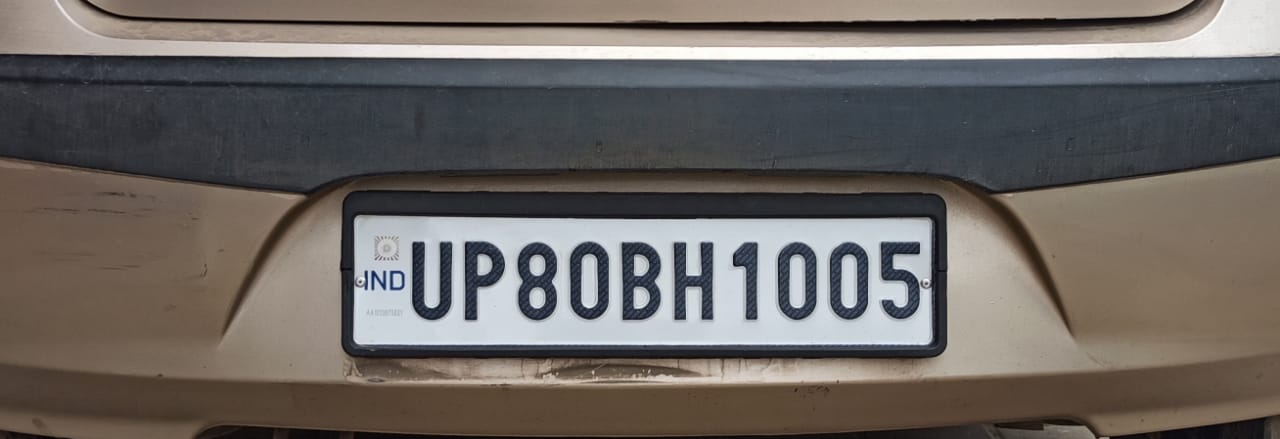
#> input picture Test Images/plate12.jpg, 1280 x 439 px, found by its file name
$ python sdfvbn.py
#> lines starting #> are read from the running program, lines starting #| are printed output that depends on the picture; after the words box and inside, x2 and y2 are one past the last pixel; in counts of white or black regions, pixels touching at a corner belong together
import cv2     #image processing external library
#pip install opencv
import imutils  #to resize image
#import install imutils
import pytesseract  #Google OCR library
# pip install pytessaecact


pytesseract.pytesseract.tesseract_cmd = r"C:\Program Files (x86)\Tesseract-OCR\tesseract.exe"
#accessing the tesserect.exe file for OCR by putting the address of file here

#now for accessing and reading image file
image = cv2.imread('plate12.jpg',cv2.IMREAD_UNCHANGED)
#> image is the input picture: shape (439, 1280, 3); mean B, G, R 98, 101.9, 107.5
# try code on -> plate1,plate6,plate10,plate12

#resize and standardise the image to 500px
image = imutils.resize(image, width= 500)
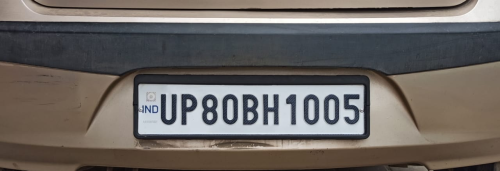
#> image: shape (171, 500, 3); mean B, G, R 98, 101.9, 107.5

#Display original image when it starts finding
cv2.imshow("Original Image",image)  #here original image is name of window
cv2.waitKey(0)  #execution waits for response


#Converting image to grayscale
#it will reduce dimentions and complexity of image
#image processing algorithms like "canny" etc only work in grayscale

gray = cv2.cvtColor(image, cv2.COLOR_BGR2GRAY)
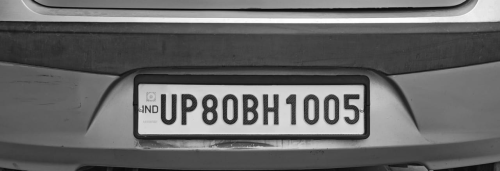
#> gray: shape (171, 500); min 7, max 254, mean 103.1
cv2.imshow("Grayscale image",gray)
cv2.waitKey(0)


#now reducing noise from image and making it smooth
gray = cv2.bilateralFilter(gray, 11, 17, 17)
cv2.imshow("Smoother image",gray)
cv2.waitKey(0)

#so now we will find the edges of objects in image
edged = cv2.Canny(gray, 170, 200)
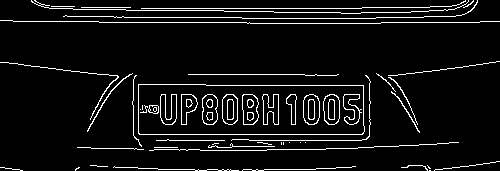
#> edged: shape (171, 500); 6.7% white in thin lines or dots
cv2.imshow("Cany edge", edged)
cv2.waitKey(0)

#now we will find contours based on the image
cnts , new = cv2.findContours(edged.copy() , cv2.RETR_LIST, cv2.CHAIN_APPROX_SIMPLE)
#> cnts = 83 contours, 40 with area under 20; largest, box (x1, y1, x2, y2) and area: (138, 84, 365, 135) 11098, (138, 84, 365, 135) 11094, (303, 94, 320, 125) 426, (242, 94, 259, 125) 422, (323, 94, 340, 125) 422; new = 83 rows, first 6: [1, -1, -1, -1], [2, 0, -1, -1], [3, 1, -1, -1], [4, 2, -1, -1], [5, 3, -1, -1], [6, 4, -1, -1]
#here cnts is contour which means that it is like the curve joining all the contior points
# new  is heirarchy relationship
#RETR_list : it retrives all the contours but doesn't create any parent child relationship
#CHAIN_APPROX_SIMPLE : IT REMOVES all the redundant points and complress the contour by saving memory


#we will create a copy of our original image to draw all the contours
image1 = image.copy()
cv2.drawContours(image1, cnts, -1, (0,255,0), 3)
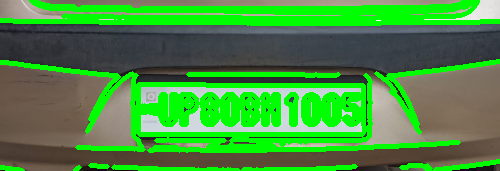
#> image1: shape (171, 500, 3); mean B, G, R 63.4, 143.2, 70.9
#these parameters are fixed ## to draw all the contours in an
cv2.imshow("Canny after contouring ",image1)
cv2.waitKey(0)

#but we dont want all the contours , we are intrested in only the number plate
#we will select those area which are maximum so we will select top 30 areas
#but it will give sorted is in order of min to maximum
#so for that we will reverse the order of Sorting


cnts = sorted(cnts, key = cv2.contourArea, reverse = True)[:30]
#> cnts = 30 contours; largest, box (x1, y1, x2, y2) and area: (138, 84, 365, 135) 11098, (138, 84, 365, 135) 11094, (303, 94, 320, 125) 426, (242, 94, 259, 125) 422, (323, 94, 340, 125) 422
NumberPlantCount= None

#because currently we dont dont have any contour
#or you can say it eill show how many number plates are there in the image

#to draw top 30 contours , we will make copy of original image and use
# use it because we dont want to edit anything in our original image
#

image2 =image.copy()
cv2.drawContours(image2, cnts, -1, (0,255,0),3)
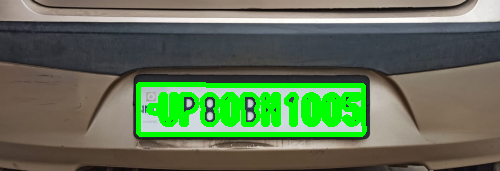
#> image2: shape (171, 500, 3); 9.35% of pixels changed, all inside (x1, y1, x2, y2) = (136, 82, 367, 137)
cv2.imshow("Filtering",image2)      # "filtering" -> "top 30 contours"
cv2.waitKey(0)


#now we will run a for loop to find the best possible contour of our expected number plate

count =0;
name = 1    #name of the image (cropped image)

for i in cnts:
    perimeter = cv2.arcLength(i, True)
    #perimeter is also called as arclength and we can find directly in python using arclength function

    approx =cv2.approxPolyDP(i, 0.02*perimeter, True)
    #approxPolyDP , we used it bcoz it approximates the curve of polygon with the precision
    if(len(approx) == 4):
        NumberPlantCount = approx
        #now we will crop that recatngle part of the number plate

        x, y, w, h = cv2.boundingRect(i)
        crp_img = gray[y:y+h , x:x+w]

            #lets supose this is our figure with 4 corners

                ###########################
                #                         #
        #(y+h)  #                         #
                #                         #
                ###########################
        #(x+w)      -----(x+w)------->

            #it will crop this much part

        cv2.imwrite(str(name)+ '.png',crp_img)
        name += 1

        break
#> this loop made 1 pass
#> (perimeter, NumberPlantCount, x, y, w, h, name) on pass 1: (549.1, [[138, 84], [139, 134], [364, 131], [363, 85]], 138, 84, 227, 51, 2)
#> pass 1, `crp_img = gray[y:y+h , x:x+w]`:
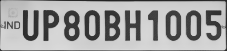
#> crp_img: shape (51, 227); min 35, max 218, mean 162
#> after the loop, name = 2

#now we will draw contour in our main image that we have identified as a number plate
cv2.drawContours(image,[NumberPlantCount], -1, (0,255,0),3)
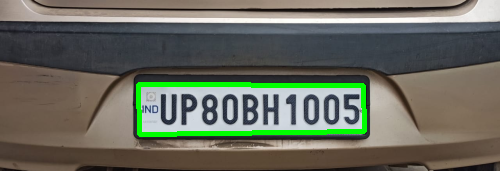
#> image: shape (171, 500, 3); 3.18% of pixels changed, all inside (x1, y1, x2, y2) = (136, 82, 367, 137)
cv2.imshow("Final Image", image)
cv2.waitKey(0)


#we will crop only the part of number plate

crop_img_loc = '1.png'
cv2.imshow("Cropped Image",cv2.imread(crop_img_loc))
cv2.waitKey(0)

# [9 lines of commented-out code are left out]

#> (the run stopped early here; a loop or call above may not have finished)
